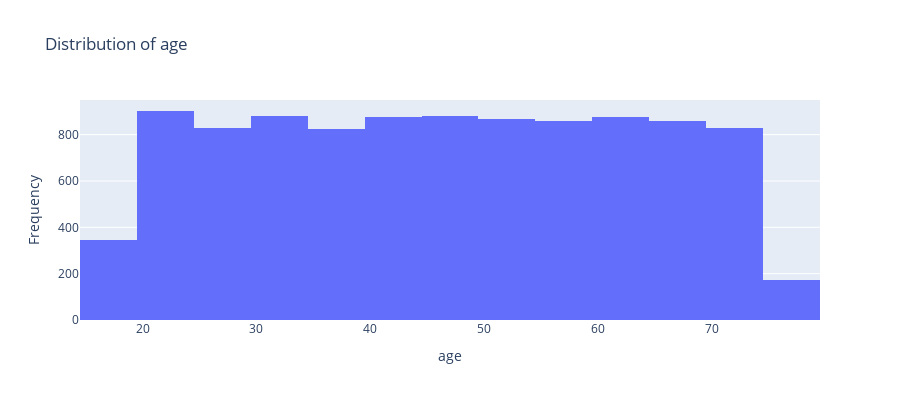
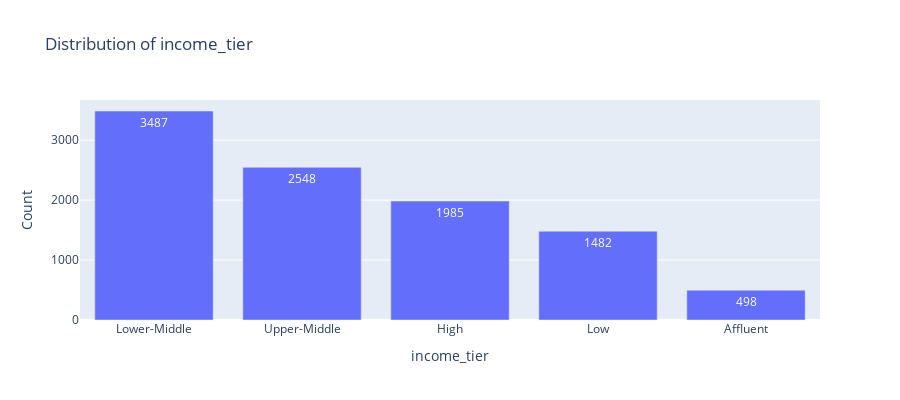
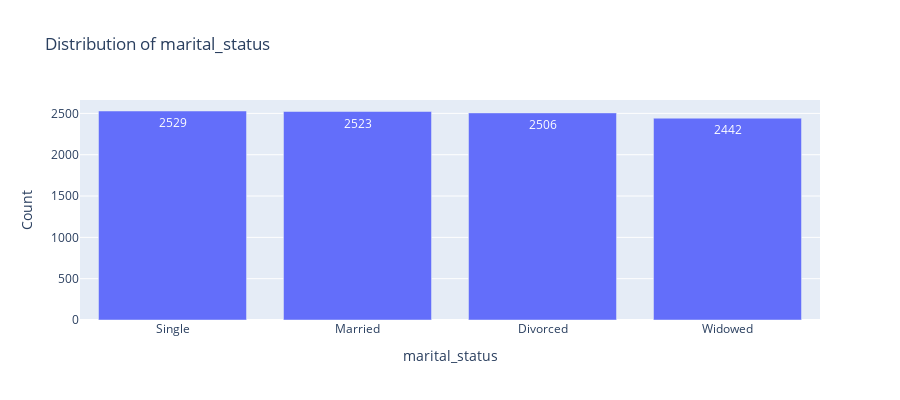
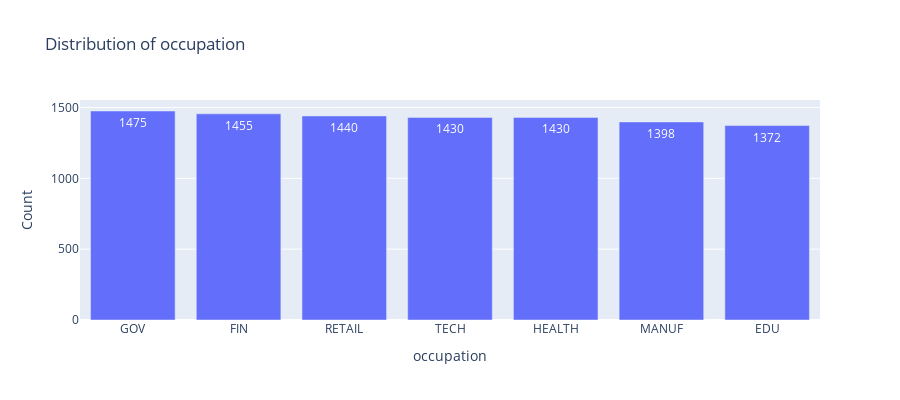

Notebook code for these charts, in order:
### Code cell
# Customer demographics analysis (if data available)
if customer_sample is not None and len(customer_sample) > 0:
    # Look for demographic columns in the sample
    demo_cols = ['age', 'income_tier', 'marital_status', 'occupation', 'household_size']
    available_demo = [col for col in demo_cols if col in customer_sample.columns]
    
    if available_demo and PLOTLY_AVAILABLE:
        # Create individual plots for each demographic feature
        try:
            for i, col in enumerate(available_demo[:4]):
                if customer_sample[col].dtype in ['object', 'category']:
                    # Categorical data - bar chart (more reliable than pie in subplots)
                    value_counts = customer_sample[col].value_counts().head(10)
                    fig = go.Figure()
                    fig.add_trace(go.Bar(
                        x=value_counts.index,
                        y=value_counts.values,
                        name=col,
                        text=value_counts.values,
                        textposition='auto'
                    ))
                    fig.update_layout(
                        title=f"Distribution of {col}",
                        xaxis_title=col,
                        yaxis_title="Count",
                        height=400
                    )
                    fig.show()
                else:
                    # Numeric data - histogram
                    fig = go.Figure()
                    fig.add_trace(go.Histogram(
                        x=customer_sample[col],
                        name=col,
                        nbinsx=20
                    ))
                    fig.update_layout(
                        title=f"Distribution of {col}",
                        xaxis_title=col,
                        yaxis_title="Frequency",
                        height=400
                    )
                    fig.show()
        except Exception as e:
            print(f"⚠️ Error creating plots: {e}")
            print("📊 Showing text-based analysis instead...")
            
            # Fallback to text analysis
            for col in available_demo[:4]:
                print(f"\n📈 {col} Distribution:")
                if customer_sample[col].dtype in ['object', 'category']:
                    print(customer_sample[col].value_counts().head(10))
                else:
                    print(f"  Mean: {customer_sample[col].mean():.2f}")
                    print(f"  Std: {customer_sample[col].std():.2f}")
                    print(f"  Min: {customer_sample[col].min():.2f}")
                    print(f"  Max: {customer_sample[col].max():.2f}")
    
    elif available_demo:
        # Text-based analysis when plotly not available
        print("📊 Customer Demographics Analysis (Text Summary):")
        for col in available_demo[:4]:
            print(f"\n📈 {col} Distribution:")
            if customer_sample[col].dtype in ['object', 'category']:
                print(customer_sample[col].value_counts().head(10))
            else:
                print(f"  Mean: {customer_sample[col].mean():.2f}")
                print(f"  Std: {customer_sample[col].std():.2f}")
                print(f"  Min: {customer_sample[col].min():.2f}")
                print(f"  Max: {customer_sample[col].max():.2f}")
    
    print(f"\n👥 Customer Sample Analysis ({len(customer_sample):,} records):")
    print(f"Available demographic features: {available_demo}")
else:
    print("📊 Creating mock customer analysis based on metadata...")
    # Show what we would analyze based on metadata
    print("\n🎯 Customer Features to Analyze (from metadata):")
    for i, row in metadata_user.iterrows():
        if i < 10:  # Show first 10 features
            print(f"  {row['Feature']}: {row['Description']}")

### Figure 1 — Plotly figure (JSON) as saved in the notebook; plotly's stock layout.template omitted (floating-point values rounded to 4 significant figures; data arrays with more than 128 entries replaced by an {"elided": "..."} marker saying what was removed)
{"data": [{"name": "age", "nbinsx": 20, "type": "histogram", "x": {"elided": "10000 int values"}}], "layout": {"height": 400, "title": {"text": "Distribution of age"}, "xaxis": {"title": {"text": "age"}}, "yaxis": {"title": {"text": "Frequency"}}}}

### Figure 2 — Plotly figure (JSON) as saved in the notebook; plotly's stock layout.template omitted (floating-point values rounded to 4 significant figures)
{"data": [{"name": "income_tier", "text": [3487.0, 2548.0, 1985.0, 1482.0, 498.0], "textposition": "auto", "type": "bar", "x": ["Lower-Middle", "Upper-Middle", "High", "Low", "Affluent"], "y": [3487, 2548, 1985, 1482, 498]}], "layout": {"height": 400, "title": {"text": "Distribution of income_tier"}, "xaxis": {"title": {"text": "income_tier"}}, "yaxis": {"title": {"text": "Count"}}}}

### Figure 3 — Plotly figure (JSON) as saved in the notebook; plotly's stock layout.template omitted (floating-point values rounded to 4 significant figures)
{"data": [{"name": "marital_status", "text": [2529.0, 2523.0, 2506.0, 2442.0], "textposition": "auto", "type": "bar", "x": ["Single", "Married", "Divorced", "Widowed"], "y": [2529, 2523, 2506, 2442]}], "layout": {"height": 400, "title": {"text": "Distribution of marital_status"}, "xaxis": {"title": {"text": "marital_status"}}, "yaxis": {"title": {"text": "Count"}}}}

### Figure 4 — Plotly figure (JSON) as saved in the notebook; plotly's stock layout.template omitted (floating-point values rounded to 4 significant figures)
{"data": [{"name": "occupation", "text": [1475.0, 1455.0, 1440.0, 1430.0, 1430.0, 1398.0, 1372.0], "textposition": "auto", "type": "bar", "x": ["GOV", "FIN", "RETAIL", "TECH", "HEALTH", "MANUF", "EDU"], "y": [1475, 1455, 1440, 1430, 1430, 1398, 1372]}], "layout": {"height": 400, "title": {"text": "Distribution of occupation"}, "xaxis": {"title": {"text": "occupation"}}, "yaxis": {"title": {"text": "Count"}}}}
